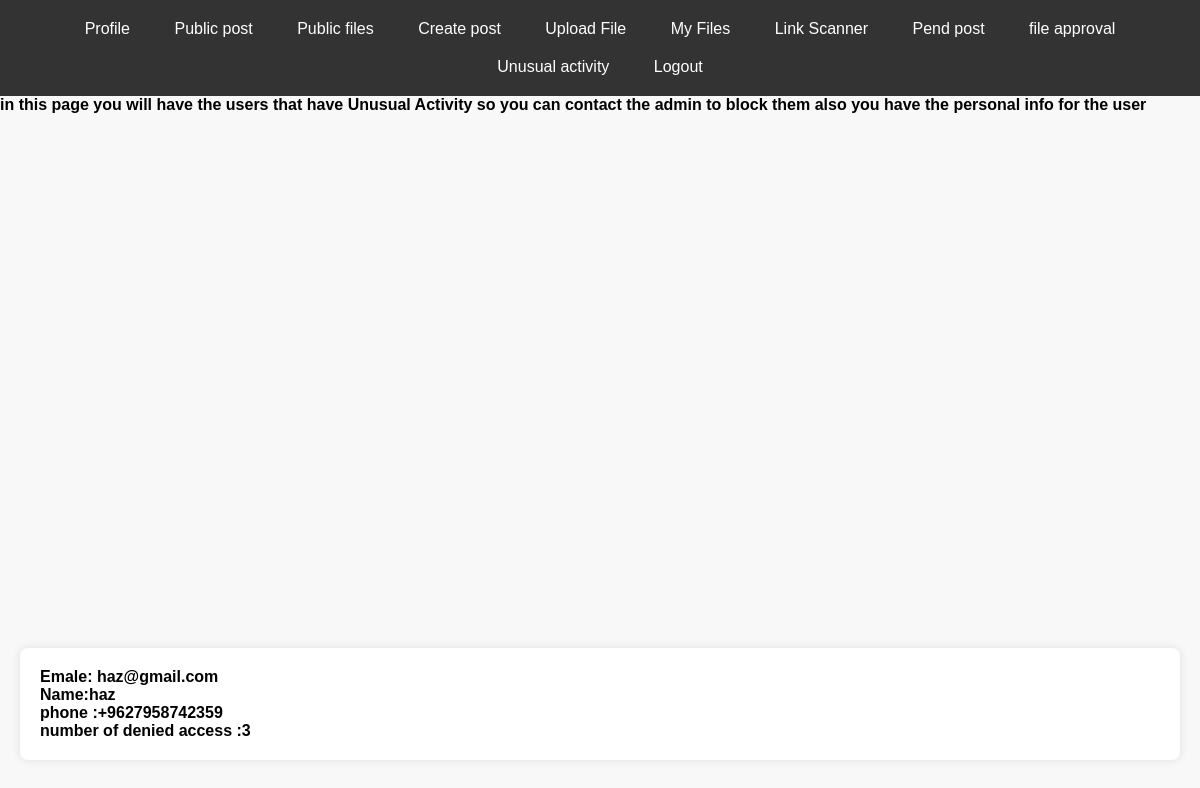
The app's page /unusualactivity/ (signed in) with its own data.
### home/models.py (models this page shows, shortened)
class UserInfo(models.Model):
    phone_regex = RegexValidator(
        regex=r'^\+?1?\d{9,15}$',
        message="Phone number must be entered in the format: '+999999999'. Up to 15 digits allowed."
    )
    user = models.OneToOneField(User, on_delete=models.CASCADE)
    User._meta.get_field('email')._unique = True
    User._meta.get_field('username')._unique = True
    full_name = models.CharField(max_length=100)
    age = models.PositiveIntegerField(validators=[validate_age, ])
    phone_number = models.CharField(validators=[phone_regex], max_length=17, help_text="ex:+9627958742359")
    bio = models.CharField(max_length=200, help_text="enter your bio here")
    failed_login_num = models.IntegerField(default=0)
    is_supervisor = models.BooleanField(default=False)
    pendaccess = models.PositiveIntegerField(default=0)

### home/views.py (the view)
# urls.py: path('unusualactivity/', views.unusualactivity, name='unusualactivity'),
def unusualactivity(request):
    if request.user.userinfo.is_supervisor:
        users = UserInfo.objects.filter(pendaccess__gt=0)
        return render(request, 'user-temp/unusualactivity.html', {'users': users, 'userinfo': request.user.userinfo})
    else:
        user0 = UserInfo.objects.get(id=request.user.id)
        user0.pendaccess += 1
        user0.save()
        return HttpResponse('<h1>you are not allowd here !!!!!!<h1> ')

### home/templates/user-temp/unusualactivity.html (shortened to what this page needs)
<!DOCTYPE html>
<html lang="en">
<head>
</head>
<body>
    <nav>
        <a href="{% url 'profile' %}">Profile</a>
        <a href="{% url 'puplic_post' %}">Public post</a>
        <a href="{% url 'puplic_files' %}">Public files</a>
        <a href="{% url 'create_post' %}">Create post</a>
        <a href="{% url 'create_file' %}">Upload File</a>
        <a href="{% url 'my_files' %}">My Files</a>
        <a href="{% url 'scan_link' %}">Link Scanner</a>
        {% if userinfo.is_supervisor %}
        <a href="{% url 'pend_post' %}">Pend post</a>
        <a href="{% url 'pendingfiles' %}">file approval</a>
        <a href="{% url 'unusualactivity' %}">Unusual activity</a>
        {% endif %}
        <a href="{% url 'user_logout' %}">Logout</a>
    </nav>
    <b>in this page you will have the users that have Unusual Activity so you can contact the admin to block them also you have the personal info for the user </b>
    <div class="content">
        {% for user in users reversed %}
        <div class="post-container">
            <b>Emale: {{ user.user.email }}</b>
            <br>
            <b>Name:{{ user.full_name }}</b>
            <br>
            <b>phone :{{ user.phone_number }}</b>
            <br>
            <b>number of denied access :{{ user.pendaccess }}</b>
        {% endfor %}
    </div>
</body>
</html>

### home/templates/user-temp/unusualactivity.html (style rules this page uses)
body { font-family: 'Arial', sans-serif; margin: 0; padding: 0; display: flex; flex-direction: column; height: 100vh; background-color: #f8f8f8; }
nav { background-color: #333; color: white; padding: 10px; text-align: center; }
nav a { color: white; text-decoration: none; padding: 10px 20px; display: inline-block; }
.content { display: flex; flex: 1; flex-direction: column-reverse; padding: 20px; }
.post-container { background-color: white; padding: 20px; border-radius: 8px; box-shadow: 0 0 10px rgba(0, 0, 0, 0.1); margin-bottom: 20px; }

### records on screen
UserInfo: user.email "haz@gmail.com", full_name "haz", phone_number "+9627958742359", pendaccess "3"
